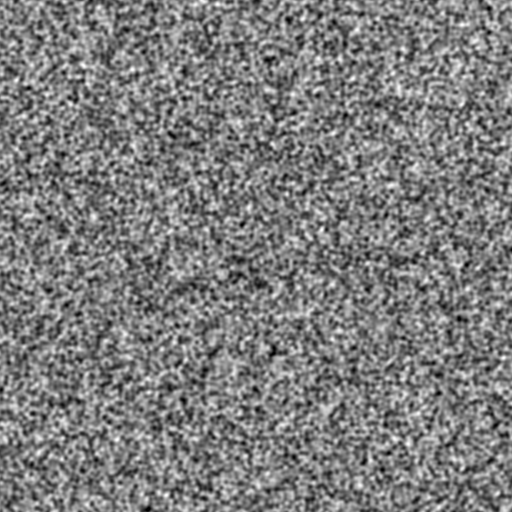
#> input picture DIC_2D/trxy_s2_00.tif, 512 x 512 px
$ jupyter execute Interpolation_grayvalue.ipynb   (shell and % lines are left out)
#> lines starting #> are read from the running program, lines starting #| are printed output that depends on the picture
[cell 1]
import numpy as np
import math
import matplotlib.pyplot as plt
import cv2
from mpl_toolkits.mplot3d import Axes3D

Img_path = 'trxy_s2_00.tif'
Img_gray = cv2.imread(Img_path, cv2.IMREAD_GRAYSCALE)
#> Img_gray is the input picture: shape (512, 512); min 0, max 255, mean 125.3

subset_size = 20
step = 10
cropped_Img = Img_gray[step:subset_size + step, step:subset_size + step]
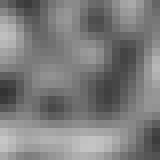
#> cropped_Img: shape (20, 20) (shown 8 times larger); min 51, max 198, mean 124.6

x, y = np.arange(1,subset_size+1,1), np.arange(1,subset_size+1,1)
xx,yy=np.meshgrid(x,y)
x, y = xx.ravel(), yy.ravel()
bottom=np.zeros_like(x)
grayvalue=cropped_Img.ravel()
#> grayvalue = 400 values, max 198 at index 340, min 51 at index 220, mean 124.6
width = height = 1
fig = plt.figure()
ax = Axes3D(fig, auto_add_to_figure=False)
fig.add_axes(ax)

ax.bar3d(x, y, bottom, width, height, grayvalue, shade=True)
plt.show()
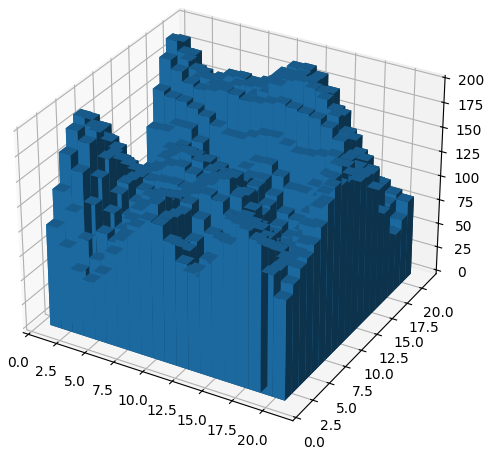
#> figure drawn by matplotlib, 1 panel

[cell 2]
# 将bar chart 换成surface 图像
import numpy as np
from mpl_toolkits.mplot3d import Axes3D
import matplotlib as mpl
import matplotlib.pyplot as plt
import matplotlib.cm as cm
import cv2

Img_path = 'trxy_s2_00.tif'
Img_gray = cv2.imread(Img_path, cv2.IMREAD_GRAYSCALE)

subset_size = 20
step = 10
cropped_Img = Img_gray[step:subset_size + step, step:subset_size + step]
grayvalue=cropped_Img.ravel()
x, y = np.arange(1,subset_size+1,1), np.arange(1,subset_size+1,1)
xx,yy=np.meshgrid(x,y)
x, y = xx.ravel(), yy.ravel()
bottom=np.zeros_like(x)
width = height = 1

fig = plt.figure(figsize=(9, 6))

ax_1=plt.subplot(1, 2, 1,projection = '3d')
ax_1.bar3d(x, y, bottom, width, height, grayvalue, shade=True)

ax_2=plt.subplot(1, 2, 2,projection = '3d')
surf = ax_2.plot_surface(xx, yy, cropped_Img, rstride=2, cstride=2, cmap=cm.coolwarm,linewidth=0.5, antialiased=True)
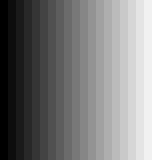
#> xx: shape (20, 20) int64 (shown 8 times larger); min 1, max 20, mean 10.5; drawn with min black and max white
plt.colorbar(surf, shrink=0.3, aspect=10)

plt.show()
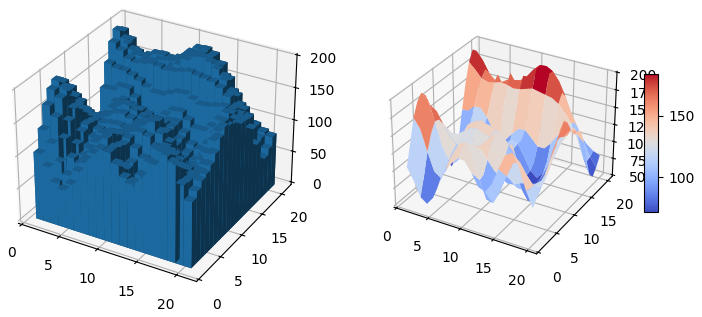
#> figure drawn by matplotlib, 3 panels
